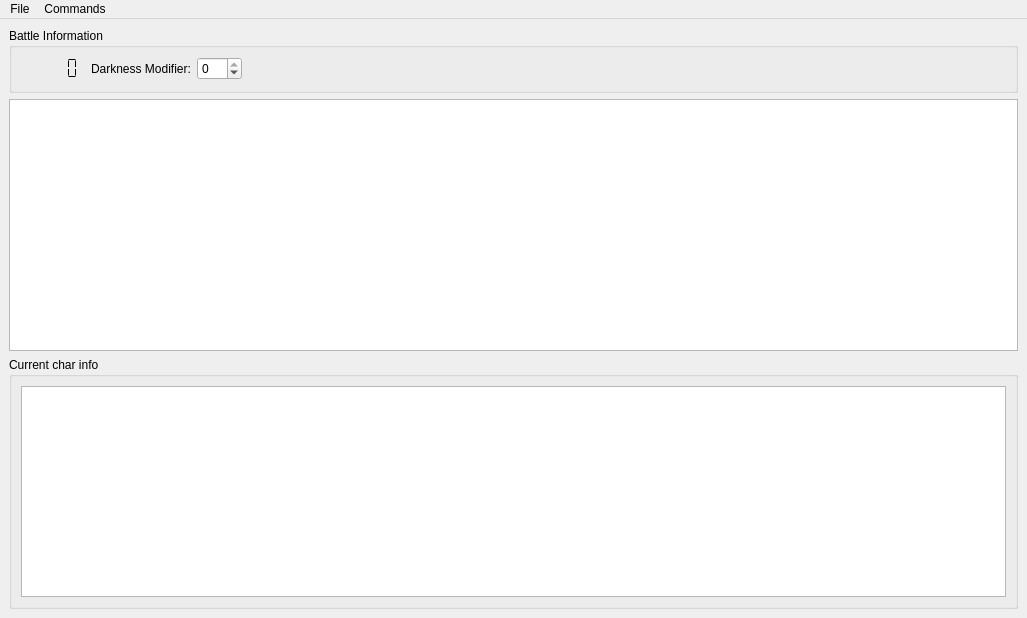
<?xml version="1.0" encoding="UTF-8"?>
<ui version="4.0">
 <class>MainForm</class>
 <widget class="QMainWindow" name="MainForm">
  <property name="geometry">
   <rect>
    <x>0</x>
    <y>0</y>
    <width>1027</width>
    <height>618</height>
   </rect>
  </property>
  <property name="windowTitle">
   <string>GURPS combat helper</string>
  </property>
  <widget class="QWidget" name="centralwidget">
   <layout class="QVBoxLayout" name="verticalLayout">
    <item>
     <widget class="QGroupBox" name="gbBattleInfo">
      <property name="sizePolicy">
       <sizepolicy hsizetype="Preferred" vsizetype="MinimumExpanding">
        <horstretch>0</horstretch>
        <verstretch>0</verstretch>
       </sizepolicy>
      </property>
      <property name="maximumSize">
       <size>
        <width>16777215</width>
        <height>65</height>
       </size>
      </property>
      <property name="title">
       <string>Battle Information</string>
      </property>
      <layout class="QHBoxLayout" name="horizontalLayout">
       <item>
        <widget class="QLCDNumber" name="lcdTurn">
         <property name="sizePolicy">
          <sizepolicy hsizetype="Minimum" vsizetype="Fixed">
           <horstretch>0</horstretch>
           <verstretch>0</verstretch>
          </sizepolicy>
         </property>
         <property name="minimumSize">
          <size>
           <width>0</width>
           <height>0</height>
          </size>
         </property>
         <property name="frameShape">
          <enum>QFrame::NoFrame</enum>
         </property>
         <property name="lineWidth">
          <number>1</number>
         </property>
         <property name="segmentStyle">
          <enum>QLCDNumber::Flat</enum>
         </property>
         <property name="intValue" stdset="0">
          <number>0</number>
         </property>
        </widget>
       </item>
       <item>
        <widget class="QLabel" name="lbDarkness">
         <property name="sizePolicy">
          <sizepolicy hsizetype="Preferred" vsizetype="Fixed">
           <horstretch>0</horstretch>
           <verstretch>0</verstretch>
          </sizepolicy>
         </property>
         <property name="minimumSize">
          <size>
           <width>0</width>
           <height>0</height>
          </size>
         </property>
         <property name="text">
          <string>Darkness Modifier:</string>
         </property>
        </widget>
       </item>
       <item>
        <widget class="QSpinBox" name="spinBox">
         <property name="minimumSize">
          <size>
           <width>0</width>
           <height>0</height>
          </size>
         </property>
         <property name="minimum">
          <number>-10</number>
         </property>
         <property name="maximum">
          <number>0</number>
         </property>
        </widget>
       </item>
       <item>
        <spacer name="horizontalSpacer">
         <property name="orientation">
          <enum>Qt::Horizontal</enum>
         </property>
         <property name="sizeType">
          <enum>QSizePolicy::MinimumExpanding</enum>
         </property>
         <property name="sizeHint" stdset="0">
          <size>
           <width>50</width>
           <height>20</height>
          </size>
         </property>
        </spacer>
       </item>
      </layout>
     </widget>
    </item>
    <item>
     <widget class="MyTableView" name="tvChars">
      <property name="selectionMode">
       <enum>QAbstractItemView::NoSelection</enum>
      </property>
      <property name="selectionBehavior">
       <enum>QAbstractItemView::SelectRows</enum>
      </property>
      <property name="verticalScrollMode">
       <enum>QAbstractItemView::ScrollPerPixel</enum>
      </property>
      <property name="showGrid">
       <bool>true</bool>
      </property>
      <property name="gridStyle">
       <enum>Qt::DotLine</enum>
      </property>
      <property name="wordWrap">
       <bool>false</bool>
      </property>
      <attribute name="horizontalHeaderVisible">
       <bool>true</bool>
      </attribute>
      <attribute name="horizontalHeaderStretchLastSection">
       <bool>true</bool>
      </attribute>
      <attribute name="verticalHeaderVisible">
       <bool>false</bool>
      </attribute>
     </widget>
    </item>
    <item>
     <widget class="QGroupBox" name="groupBox_2">
      <property name="maximumSize">
       <size>
        <width>16777215</width>
        <height>16777215</height>
       </size>
      </property>
      <property name="title">
       <string>Current char info</string>
      </property>
      <layout class="QHBoxLayout" name="horizontalLayout_2">
       <item>
        <widget class="QTextEdit" name="teCharacterInfo"/>
       </item>
      </layout>
     </widget>
    </item>
   </layout>
  </widget>
  <widget class="QMenuBar" name="menubar">
   <property name="geometry">
    <rect>
     <x>0</x>
     <y>0</y>
     <width>1027</width>
     <height>22</height>
    </rect>
   </property>
   <widget class="QMenu" name="menuFile">
    <property name="title">
     <string>File</string>
    </property>
    <addaction name="actionCharacter_List"/>
    <addaction name="aPandM"/>
    <addaction name="actionEffects"/>
    <addaction name="aSave"/>
    <addaction name="aLoadParty"/>
    <addaction name="aLoadEncounter"/>
    <addaction name="aClearEncounter"/>
    <addaction name="actionExit"/>
   </widget>
   <widget class="QMenu" name="menuCommands">
    <property name="title">
     <string>Commands</string>
    </property>
    <addaction name="aStartBattle"/>
    <addaction name="aNextChar"/>
    <addaction name="aSelectManeuer"/>
    <addaction name="aSelectEffects"/>
    <addaction name="aCurrent_Dead"/>
   </widget>
   <addaction name="menuFile"/>
   <addaction name="menuCommands"/>
  </widget>
  <action name="actionCharacter_List">
   <property name="text">
    <string>Character List</string>
   </property>
  </action>
  <action name="actionExit">
   <property name="text">
    <string>Exit</string>
   </property>
  </action>
  <action name="aStartBattle">
   <property name="text">
    <string>StartBattle</string>
   </property>
   <property name="shortcut">
    <string>Ctrl+Return</string>
   </property>
  </action>
  <action name="aNextChar">
   <property name="text">
    <string>Next Character</string>
   </property>
   <property name="shortcut">
    <string>Space</string>
   </property>
  </action>
  <action name="aSelectManeuer">
   <property name="text">
    <string>Selec Maneuer</string>
   </property>
   <property name="shortcut">
    <string>M</string>
   </property>
  </action>
  <action name="aPandM">
   <property name="text">
    <string>Postures and Maneures</string>
   </property>
  </action>
  <action name="aSaveAsParty">
   <property name="text">
    <string>Save current as party</string>
   </property>
  </action>
  <action name="aSaveAsEcnounter">
   <property name="text">
    <string>Save current as encounter</string>
   </property>
  </action>
  <action name="aLoadParty">
   <property name="text">
    <string>Load party</string>
   </property>
  </action>
  <action name="aLoadEncounter">
   <property name="text">
    <string>Load encounter</string>
   </property>
  </action>
  <action name="aSave">
   <property name="text">
    <string>Save battle to file</string>
   </property>
  </action>
  <action name="aClearEncounter">
   <property name="text">
    <string>Clear Encounter</string>
   </property>
  </action>
  <action name="actionEffects">
   <property name="text">
    <string>Effects</string>
   </property>
  </action>
  <action name="aSelectEffects">
   <property name="text">
    <string>Select Effects</string>
   </property>
   <property name="toolTip">
    <string>Select Manual effects for curent character in battle</string>
   </property>
   <property name="shortcut">
    <string>E</string>
   </property>
  </action>
  <action name="aCurrent_Dead">
   <property name="text">
    <string>Current Dead</string>
   </property>
   <property name="shortcut">
    <string>D</string>
   </property>
  </action>
 </widget>
 <customwidgets>
  <customwidget>
   <class>MyTableView</class>
   <extends>QTableView</extends>
   <header>mytableview.h</header>
  </customwidget>
 </customwidgets>
 <resources/>
 <connections>
  <connection>
   <sender>actionExit</sender>
   <signal>triggered()</signal>
   <receiver>MainForm</receiver>
   <slot>close()</slot>
   <hints>
    <hint type="sourcelabel">
     <x>-1</x>
     <y>-1</y>
    </hint>
    <hint type="destinationlabel">
     <x>350</x>
     <y>217</y>
    </hint>
   </hints>
  </connection>
 </connections>
</ui>
